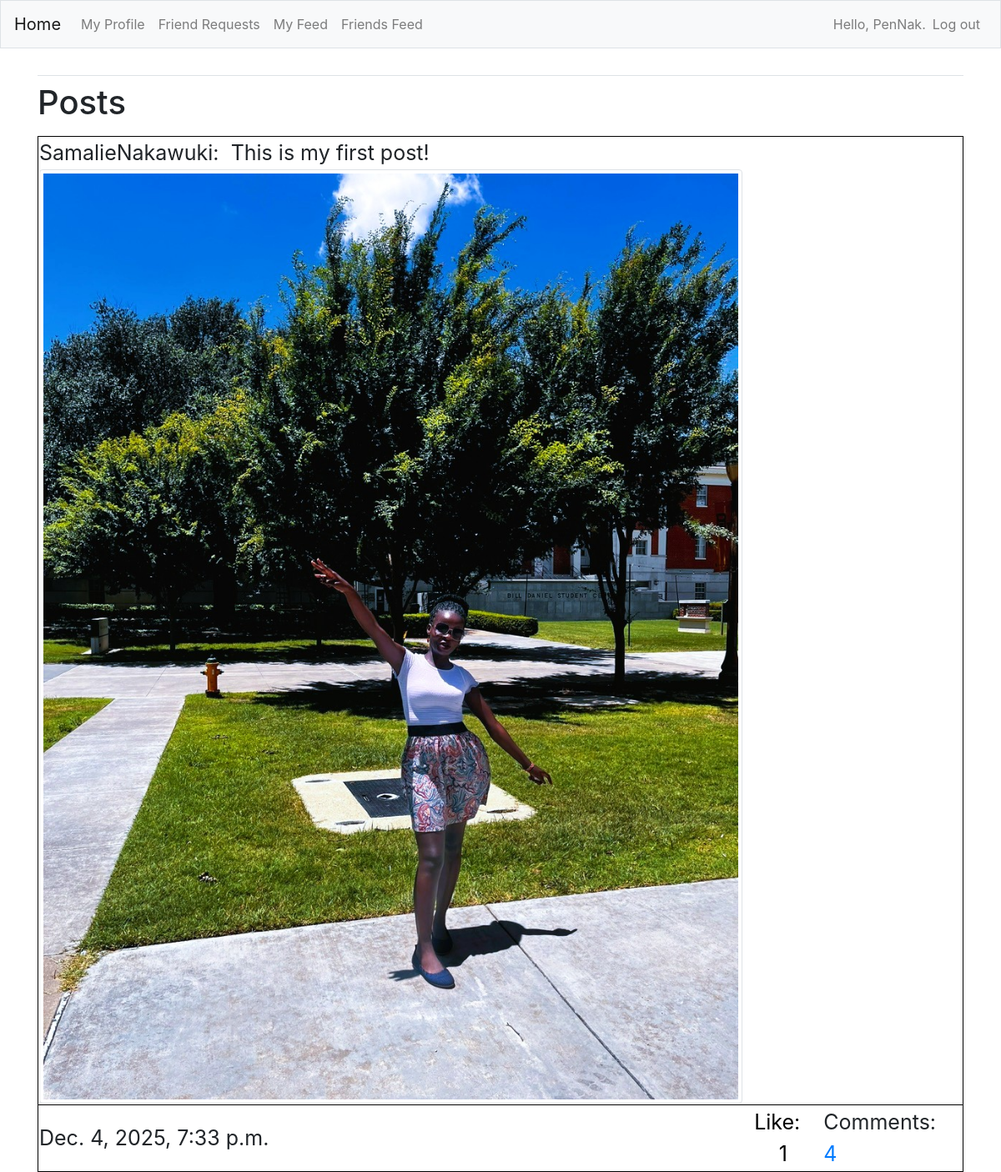
/friendsfeed (signed in), run on an earlier commit of the app's database.
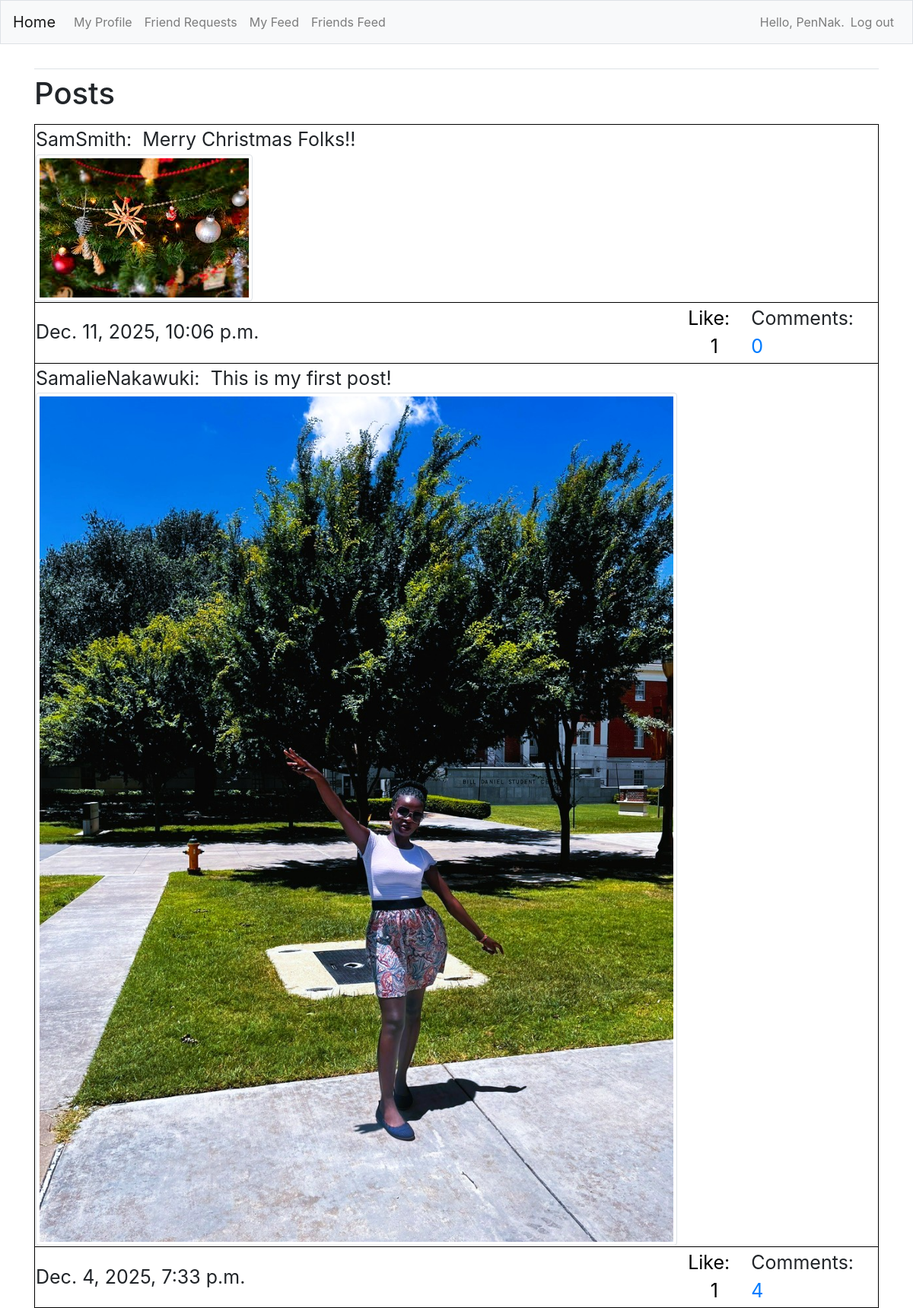
And on a later commit of the database.
### FeedApp/models.py (models this page shows)
class Post(models.Model):
    description = models.CharField(max_length=255, blank=True)
    username = models.ForeignKey(User, on_delete=models.CASCADE)
    image = models.ImageField(upload_to='images', blank=True)
    date_posted = models.DateTimeField(auto_now_add=True)
    def __str__(self):
        return self.description

### FeedApp/views.py (the view, shortened to what this page needs)
# urls.py: path('friendsfeed', views.friendsfeed, name='friendsfeed'),
@login_required
def friendsfeed(request):
    comment_count_list = []
    like_count_list = []
    friends = Profile.objects.filter(user=request.user).values('friends')
    posts = Post.objects.filter(username__in=friends).order_by('-date_posted')
    for p in posts:
        c_count = Comment.objects.filter(post=p).count()
        l_count = Like.objects.filter(post=p).count()
        comment_count_list.append(c_count)
        like_count_list.append(l_count)
    zipped_list = zip(posts, comment_count_list, like_count_list)
    context = {'posts':posts, 'zipped_list': zipped_list}
    return render(request, 'FeedApp/friendsfeed.html', context)

### FeedApp/templates/FeedApp/friendsfeed.html (shortened to what this page needs)
{% extends "FeedApp/base.html" %}
{% load bootstrap4 %}
{% load crispy_forms_tags %}
{% block content %}
<h1>
    <p> Posts </p>
</h1>
<form method="POST">
    <table style="font-size: 25px;width: 100%;">
        {% for p,c,l in zipped_list %}
        <tr style="border: 1px solid black;padding: 6px;">
            <td> {{p.username}}:&nbsp {{ p }} <br>
                {% if p.image %}
                <img src="{{p.image.url}}" class="img-thumbnail" style"max-height:300px" alt="">
                {% endif %}
            </td>
        <tr style="border: 1px solid black; padding: 6px;">
            <td> {{p.date_posted }}</td>
            <td>
                <button type="submit" name="like" value={{p.id}} style="background-color: transparent;border: none;">
                    Like: &nbsp {{1}}
                </button>
            </td>
            <td>Comments: &nbsp <a href="{% url 'FeedApp:comments' p.id %}">{{c}}</a></td>
        </tr>
        </tr>
        {% endfor %}
    </table>
</form>
{% endblock content %}

### FeedApp/templates/FeedApp/base.html (shortened to what this page needs)
{% load bootstrap4 %}
<!doctype html>
<html lang="en">
<head>
    {% bootstrap_css %}
</head>
<body>
    <nav class="navbar navbar-expand-md navbar-light bg-light mb-4 border">
        <a class="navbar-brand" href="{% url 'FeedApp:index'%}">
            Home</a>
        <div class="collapse navbar-collapse" id="navbarCollapse">
            <ul class="navbar-nav mr-auto">
                <li class="nav-item">
                    <a class="nav-link" href="{% url 'FeedApp:profile' %}">My Profile</a>
                </li>
                <li class="nav-item">
                    <a class="nav-link" href="{% url 'FeedApp:friends' %}">Friend Requests</a>
                </li>
                <li class="nav-item">
                    <a class="nav-link" href="{% url 'FeedApp:myfeed' %}">My Feed</a>
                </li>
                <li class="nav-item">
                    <a class="nav-link" href="{% url 'FeedApp:friendsfeed' %}">Friends Feed</a>
                </li>
            </ul>
            <ul class="navbar-nav ml-auto">
                {% if user.is_authenticated %}
                <li class="nav-item">
                    <span class="navbar-text">Hello, {{ user.username }}.</span>
                </li>
                <li class="nav-item">
                    <a class="nav-link" href="{% url 'users:logout' %}">Log out</a>
                </li>
                {% endif %}
            </ul>
        </div>
    </nav>
    <main role="main" class="container">
        <div class="pb-2 mb-2 border-bottom">
        </div>
        <div>
            {% block content %}{% endblock content %}
        </div>
    </main>
</body>
</html>

What changed in the data, as far as the page shows it:
added Post: username "SamSmith", description "Merry Christmas Folks!!", image (picture), date_posted "Dec. 11, 2025, 10:06 p.m.", {{ p.id }} 5 (drawn), value "1", c "0"
